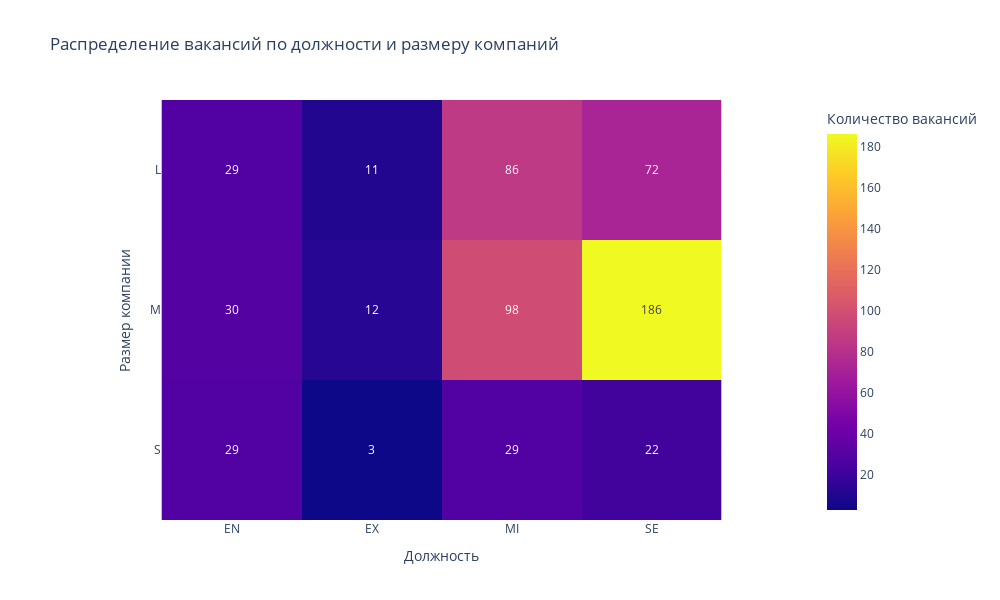

The notebook cell this image was saved under:
### Code cell
fig = px.imshow(
    pd.crosstab(index=data['company_size'], columns=data['experience_level']),
    width=1000,
    height=600, 
    title='Распределение вакансий по должности и размеру компаний',
    labels=dict(x="Должность", y="Размер компании", color="Количество вакансий"),
    text_auto=True)
fig.show()

### Figure 1 — Plotly figure (JSON) as saved in the notebook; plotly's stock layout.template omitted (floating-point values rounded to 4 significant figures)
{"data": [{"coloraxis": "coloraxis", "hovertemplate": "Должность: %{x}<br>Размер компании: %{y}<br>Количество вакансий: %{z}<extra></extra>", "name": "0", "texttemplate": "%{z}", "type": "heatmap", "x": ["EN", "EX", "MI", "SE"], "xaxis": "x", "y": ["L", "M", "S"], "yaxis": "y", "z": [[29, 11, 86, 72], [30, 12, 98, 186], [29, 3, 29, 22]]}], "layout": {"coloraxis": {"colorbar": {"title": {"text": "Количество вакансий"}}, "colorscale": [[0, "#0d0887"], [0.1111, "#46039f"], [0.2222, "#7201a8"], [0.3333, "#9c179e"], [0.4444, "#bd3786"], [0.5556, "#d8576b"], [0.6667, "#ed7953"], [0.7778, "#fb9f3a"], [0.8889, "#fdca26"], [1, "#f0f921"]]}, "height": 600, "title": {"text": "Распределение вакансий по должности и размеру компаний"}, "width": 1000, "xaxis": {"anchor": "y", "constrain": "domain", "domain": [0, 1], "scaleanchor": "y", "title": {"text": "Должность"}}, "yaxis": {"anchor": "x", "autorange": "reversed", "constrain": "domain", "domain": [0, 1], "title": {"text": "Размер компании"}}}}
